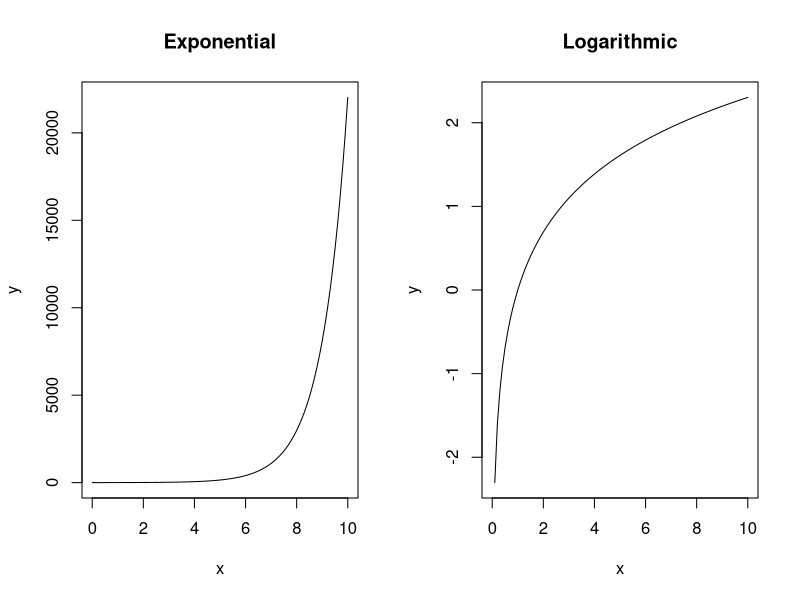
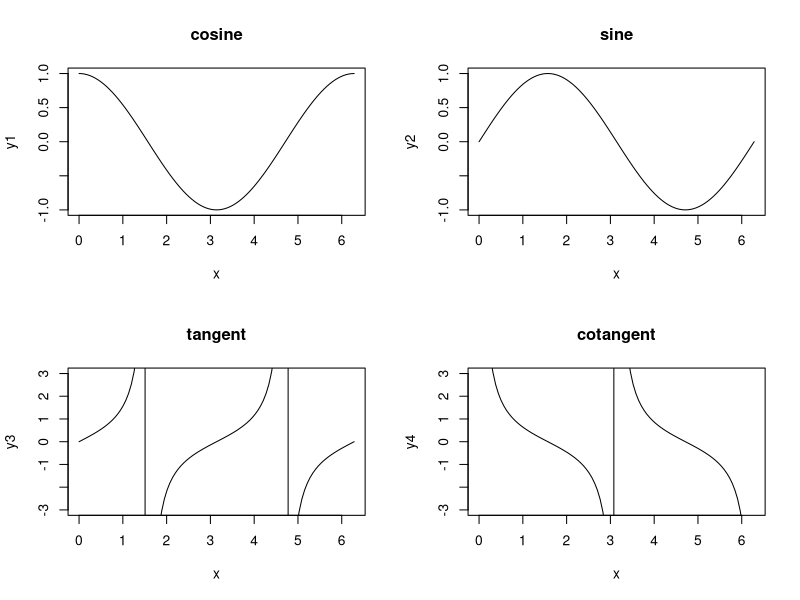
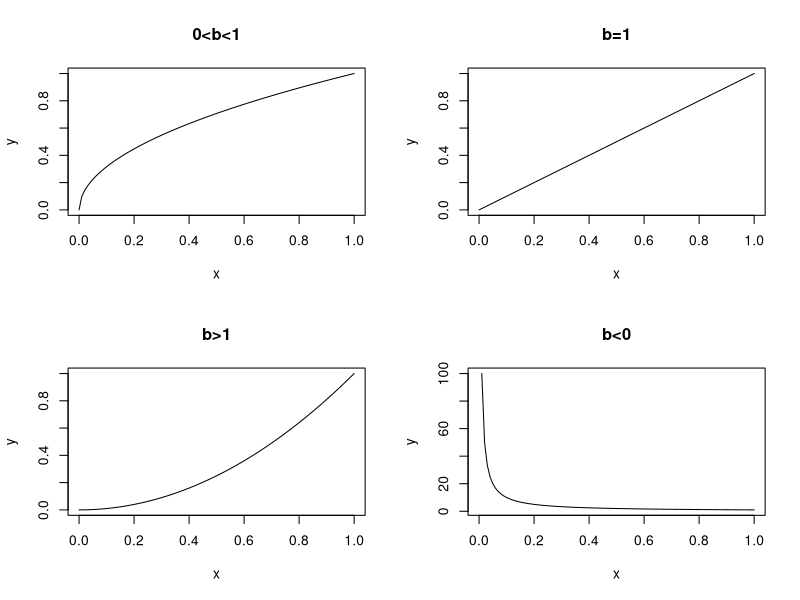
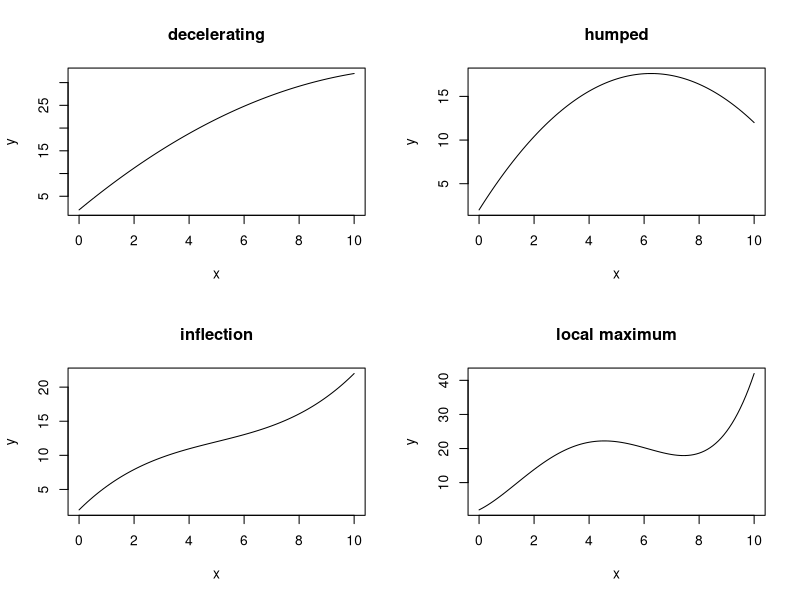
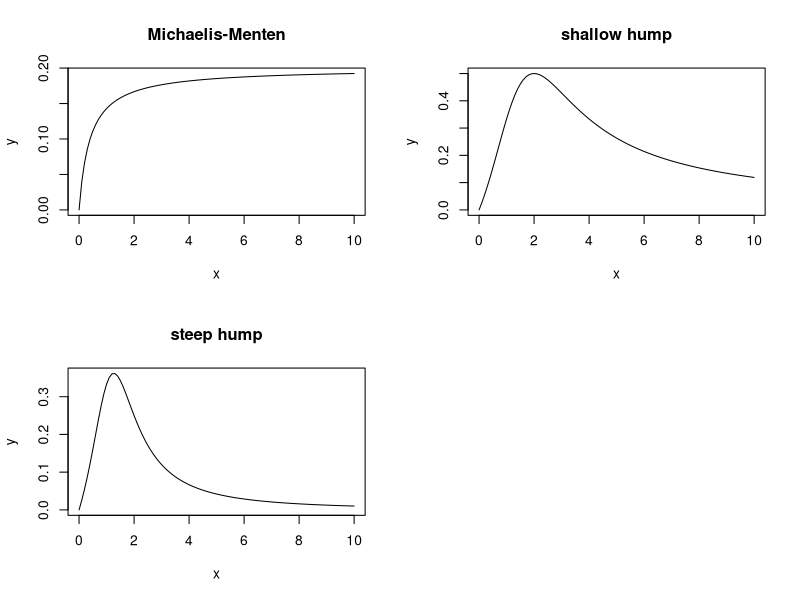
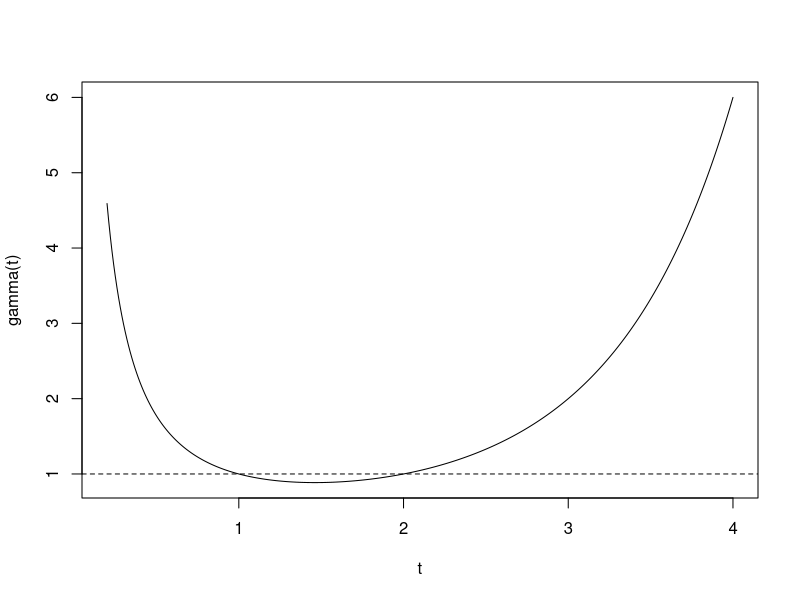
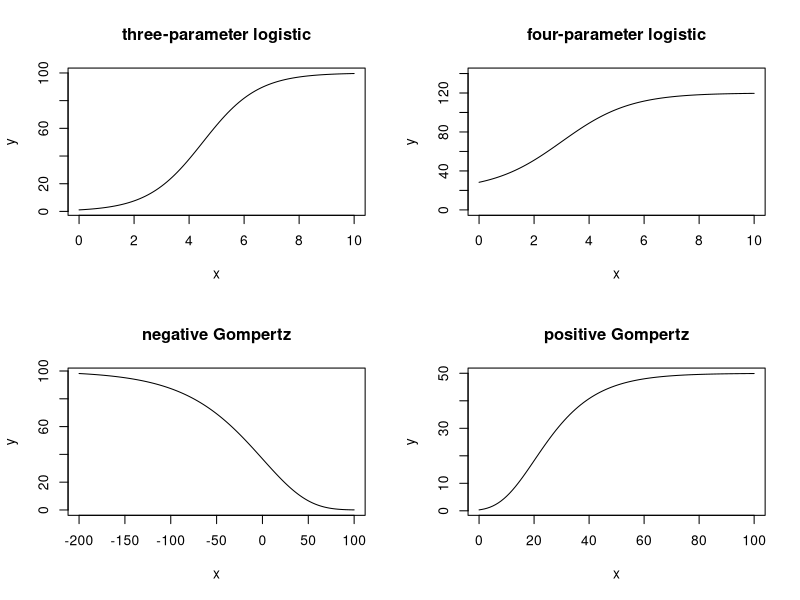
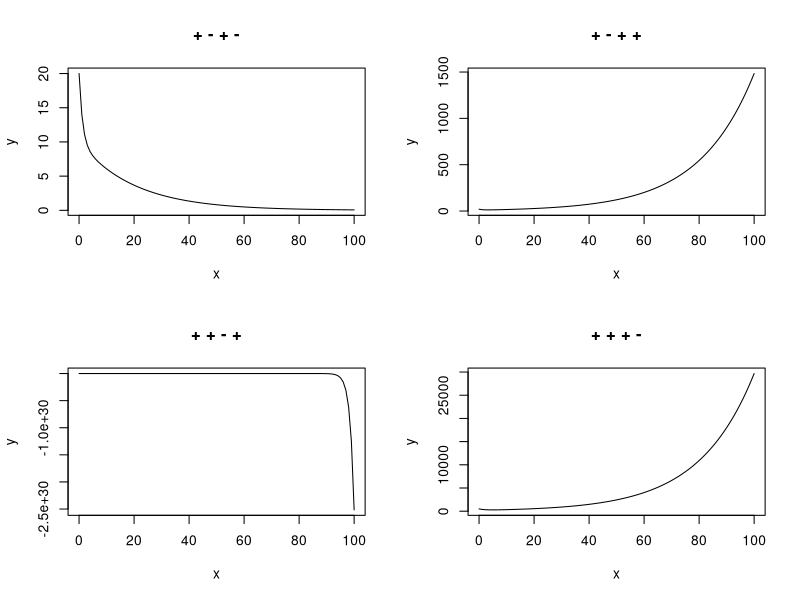

Recreate these plots in R, in order.
## ---- chunk 1
x <- seq(0,10,0.1)
par(mfrow=c(1,2))
y <- exp(x)
plot(y~x,type="l",main="Exponential")
y <- log(x)
plot(y~x,type="l",main="Logarithmic")
## ---- chunk 2
par(mfrow=c(2,2))
x <- seq(0,2*pi,2*pi/100)
y1 <- cos(x)
y2 <- sin(x)
y3 <- tan(x)
y4 <- cos(x)/sin(x)
plot(y1~x,type="l",main="cosine")
plot(y2~x,type="l",main="sine")
plot(y3~x,type="l",ylim=c(-3,3),main="tangent")
plot(y4~x,type="l",ylim=c(-3,3),main="cotangent")
## ---- chunk 3
par(mfrow=c(2,2))
x <- seq(0,1,0.01)
y <- x^0.5
plot(x,y,type="l",main="0<b<1")
y <- x
plot(x,y,type="l",main="b=1")
y <- x^2
plot(x,y,type="l",main="b>1")
y <- 1/x
plot(x,y,type="l",main="b<0")
## ---- chunk 4
x <- seq(0,10,0.1)
y1 <- 2+5*x-0.2*x^2
y2 <- 2+5*x-0.4*x^2
y3 <- 2+4*x-0.6*x^2+0.04*x^3
y4 <- 2+4*x+2*x^2-0.6*x^3+0.04*x^4
par(mfrow=c(2,2))
plot(x,y1,type="l",ylab="y",main="decelerating")
plot(x,y2,type="l",ylab="y",main="humped")
plot(x,y3,type="l",ylab="y",main="inflection")
plot(x,y4,type="l",ylab="y",main="local maximum")
## ---- chunk 5
par(mfrow=c(2,2))
y1 <- x/(2+5*x)
y2 <- 1/(x-2+4/x)
y3 <- 1/(x^2-2+4/x)
plot(x,y1,type="l",ylab="y",main="Michaelis-Menten")
plot(x,y2,type="l",ylab="y",main="shallow hump")
plot(x,y3,type="l",ylab="y",main="steep hump")
## ---- chunk 6
par(mfrow=c(1,1))
t <- seq(0.2,4,0.01)
plot(t,gamma(t),type="l")
abline(h=1,lty=2)
## ---- chunk 7
par(mfrow=c(2,2))
x <- seq(0,10,0.1)
y <- 100/(1+90*exp(-1*x))
plot(x,y,type="l",main="three-parameter logistic")
y <- 20+100/(1+exp(0.8*(3-x)))
plot(x,y,ylim=c(0,140),type="l",main="four-parameter logistic")
x <- -200:100
y <- 100*exp(-exp(0.02*x))
plot(x,y,type="l",main="negative Gompertz")
x <- 0:100
y <- 50*exp(-5*exp(-0.08*x))
plot(x,y,type="l",main="positive Gompertz")
## ---- chunk 8
#par(mfrow=c(2,2))
#1
a <- 10
b <- -0.8
c <- 10
d <- -0.05
y <- a*exp(b*x)+c*exp(d*x)
plot(x,y,main="+ - + -",type="l")
#2
a <- 10
b <- -0.8
c <- 10
d <- 0.05
y <- a*exp(b*x)+c*exp(d*x)
plot(x,y,main="+ - + +",type="l")
#3
a <- 200
b <- 0.2
c <- -1
d <- 0.7
y <- a*exp(b*x)+c*exp(d*x)
plot(x,y,main="+ + - +",type="l")
#4
a <- 200
b <- 0.05
c <- 300
d <- -0.5
y <- a*exp(b*x)+c*exp(d*x)
plot(x,y,main="+ + + -",type="l")
